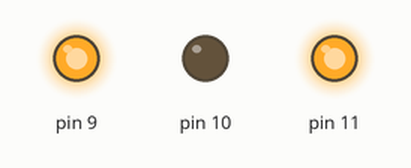
This sketch was run on a simulated Arduino Uno, built with avr-gcc and run on an emulated ATmega328P. Parts: output pins drawn as LEDs (lit = HIGH).

Above: at 2.5 s.
At 6.5 s:
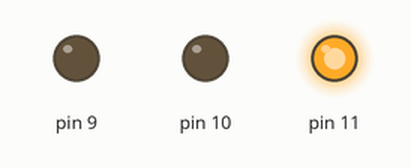
At 7.5 s:
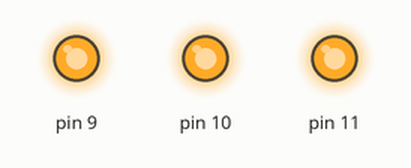
At 12.0 s:
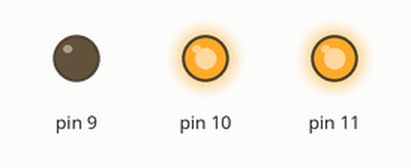
Timing chart, 0 to 19.6 s (numbered marks = the images above):
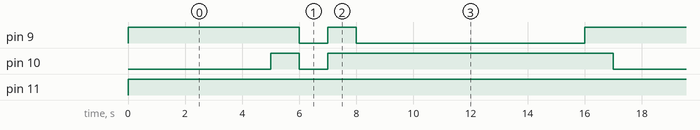

The sketch:

blinkled.ino
```cpp
void setup() {
  pinMode(9, OUTPUT);
  pinMode(10, OUTPUT);
  pinMode(11, OUTPUT);
}

void loop() {
// green
  digitalWrite(9, HIGH);
  digitalWrite(10, LOW);
  digitalWrite(11, HIGH);
  delay(5000);
  // turn off
  digitalWrite(9, HIGH);
  digitalWrite(10, HIGH);
  digitalWrite(11, HIGH);
  delay(1000);
  // Yellow
  digitalWrite(9, LOW);
  digitalWrite(10, LOW);
  digitalWrite(11, HIGH);
  delay(1000);
// turn off
  digitalWrite(9, HIGH);
  digitalWrite(10, HIGH);
  digitalWrite(11, HIGH);
  delay(1000);
  // red
  digitalWrite(9, LOW);
  digitalWrite(10, HIGH);
  digitalWrite(11, HIGH);
  delay(8000);
  // turn off
  digitalWrite(9, HIGH);
  digitalWrite(10, HIGH);
  digitalWrite(11, HIGH);
  delay(1000);

}
```

Measured:
- by itself, pin 9: repeats every 17.0 s: LOW 1.0 s, HIGH 1.0 s, LOW 8.0 s, HIGH 7.0 s
- by itself, pin 10: repeats every 17.0 s: LOW 1.0 s, HIGH 10.0 s, LOW 5.0 s, HIGH 1.0 s
- by itself, pin 11: LOW → HIGH at 0.00 s
